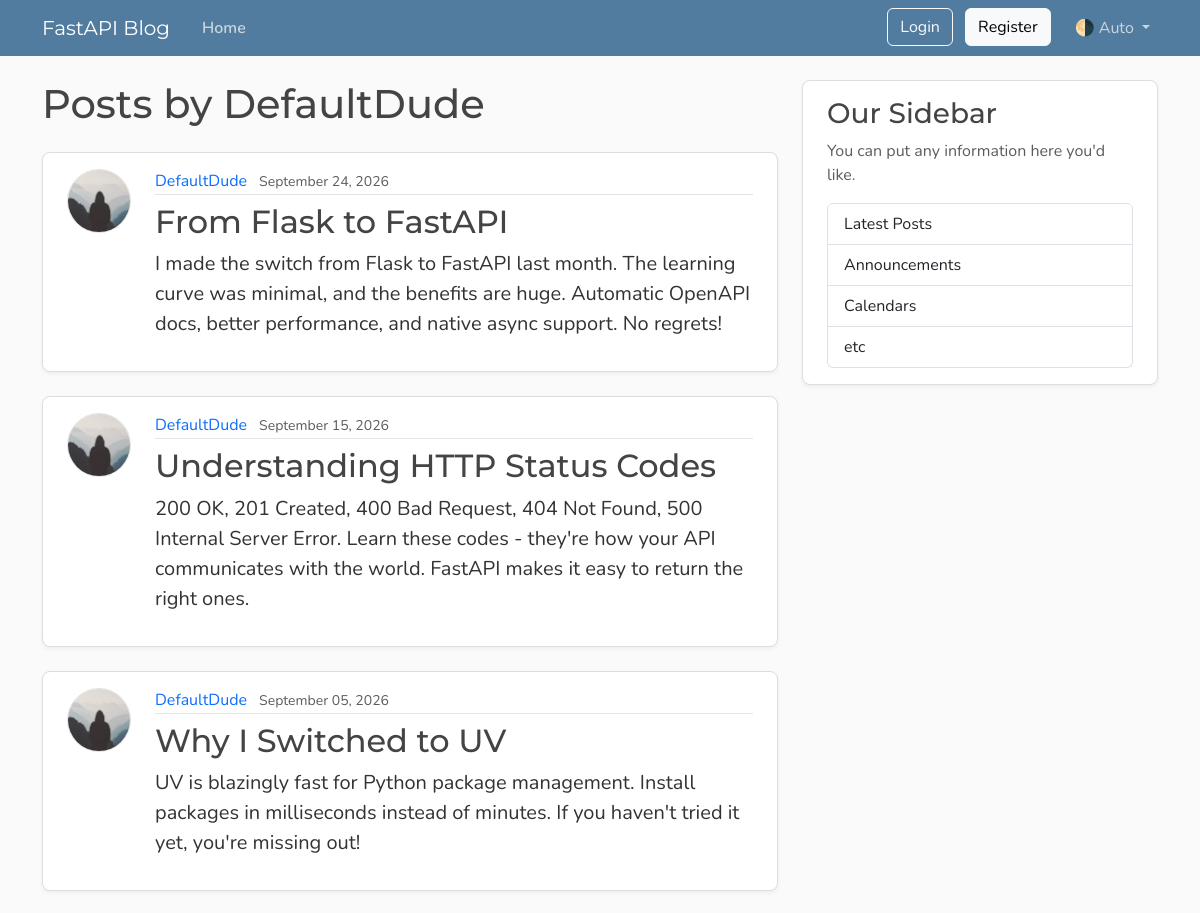
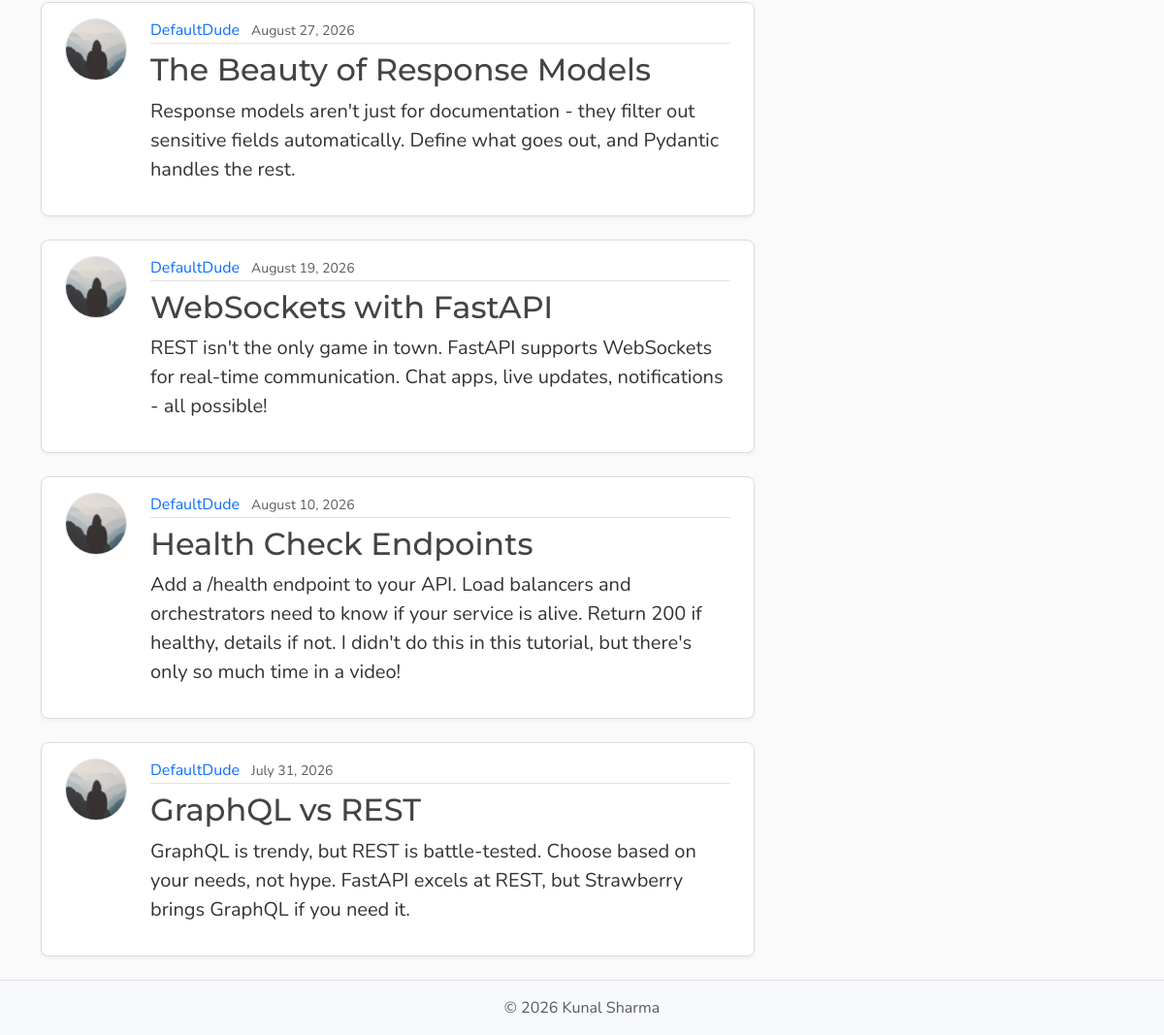
Screenshot of /users/2/posts with the database file from the repository (2 pictures, top to bottom).
### model.py (models this page shows, shortened)
class User(Base):
    __tablename__ = "users"
    id : Mapped[int] = mapped_column(Integer , primary_key=True , index=True)
    username : Mapped[str] = mapped_column(String(50) , unique=True ,nullable=False)
    email : Mapped[str] = mapped_column(String , unique=True , nullable=False)
    password_hash: Mapped[str] = mapped_column(String(200), nullable=False)
    image_file: Mapped[str | None]= mapped_column(
        String(200),
        nullable=True,
        default=None,
    )
    posts:Mapped[list[Post]] =  relationship(
                                back_populates="author",
                                cascade="all ,delete-orphan"
                                )
    reset_tokens: Mapped[list[PasswordResetToken]] = relationship(
    back_populates="user",
    cascade="all, delete-orphan",)

class Post(Base):
    __tablename__ = "posts"
    id: Mapped[int] = mapped_column(Integer, primary_key=True , index = True)
    title : Mapped[str] = mapped_column(String , nullable=False)
    content: Mapped[str] = mapped_column(TEXT , nullable=False)
    user_id: Mapped[int] = mapped_column(
        ForeignKey("users.id"),
        index=True,
        nullable=False )
    date_posted : Mapped[datetime] = mapped_column(
    DATETIME(timezone = True),
    default= lambda :datetime.now(UTC),
    )
    author : Mapped[User] = relationship(back_populates="posts")

### main.py (the view)
@app.get("/users/{user_id}/posts", name="user_posts")
async def user_post_page(request: Request, user_id: int, db: Annotated[AsyncSession, Depends(get_db)]):
    result = await db.execute(select(model.User).where(model.User.id == user_id))
    user = result.scalars().first()
    if not user:
        raise HTTPException(
            status_code=status.HTTP_404_NOT_FOUND,
            detail="User not found",
        )
    count_result = await db.execute(
        select(func.count())
        .select_from(model.Post)
        .where(model.Post.user_id == user_id)
    )
    total = count_result.scalar() or 0
    result = await db.execute(
        select(model.Post)
        .options(selectinload(model.Post.author))
        .where(model.Post.user_id == user_id)
        .order_by(model.Post.date_posted.desc())
        .limit(settings.posts_per_page)
    )
    posts = result.scalars().all()
    has_more = len(posts) < total
    return templates.TemplateResponse(
        request,
        "user_post.html",
        {
            "posts": posts,
            "user": user,
            "title": f"{user.username}'s posts",
            "limit": settings.posts_per_page,
            "has_more": has_more,
        },
    )

### templates/user_post.html (shortened to what this page needs)
{% extends "layout.html" %}
{% block content %}
    <h1 class="mb-4">Posts by {{ user.username }}</h1>
    <div id="postsContainer">
        {% for post in posts %}
            <article class="content-section py-3 px-4 mb-4">
                <div class="d-flex align-items-start gap-4">
                    <img class="rounded-circle article-img flex-shrink-0"
                         src="{{ post.author.image_path }}"
                         alt="{{ post.author.username }}'s profile picture"
                         width="64"
                         height="64"
                         loading="lazy">
                    <div class="flex-grow-1">
                        <div class="article-metadata mb-2">
                            <a class="me-2"
                               href="{{ url_for('user_posts', user_id=post.author.id) }}">{{ post.author.username }}</a>
                            <small class="text-body-secondary">{{ post.date_posted.strftime("%B %d, %Y") }}</small>
                        </div>
                        <h2>
                            <a class="article-title"
                               href="{{ url_for('post_page', post_id=post.id) }}">{{ post.title }}</a>
                        </h2>
                        <p class="article-content">{{ post.content }}</p>
                    </div>
                </div>
            </article>
        {% else %}
            <p class="text-body-secondary">No posts by this user yet.</p>
        {% endfor %}
    </div>
{% endblock content %}

### static/css/main.css (style rules this page uses)
:root { --font-heading: "Montserrat", system-ui, -apple-system, BlinkMacSystemFont, sans-serif; --font-body: "Nunito", system-ui, -apple-system, BlinkMacSystemFont, sans-serif; --color-bg-body: #fafafa; --color-bg-content: #ffffff; --color-text-primary: #333333; --color-text-heading: #444444; --color-steel: #527c9f; --color-nav-link: #cbd5db; --color-nav-link-hover: #ffffff; --color-link-hover: #428bca; --color-border: #dddddd; --color-border-light: #e3e3e3; --spacing-xl: 5rem; --article-img-size: 4rem; --account-img-size: 7.813rem; }
body { font-family: var(--font-body); background: var(--color-bg-body); color: var(--color-text-primary); }
h1, h2, h3, h4, h5, h6 { font-family: var(--font-heading); color: var(--color-text-heading); }
a { text-decoration: none; }
.content-section { background: var(--color-bg-content); border: 1px solid var(--color-border); border-radius: 0.5rem; box-shadow: 0 2px 4px rgba(15, 23, 42, 0.05); transition: box-shadow 0.15s ease, transform 0.15s ease, border-color 0.15s ease; }
.article-title { color: var(--color-text-heading); transition: color 0.2s ease-in-out; }
.article-content { white-space: pre-line; font-size: 1.25rem; }
.article-img { height: var(--article-img-size); width: var(--article-img-size); flex-shrink: 0; object-fit: cover; border: 1px solid var(--color-border-light); box-shadow: 0 0 0 2px var(--color-bg-content); }
.article-metadata { padding-bottom: 0.063rem; border-bottom: 1px solid var(--color-border-light); }
.article-metadata a { transition: color 0.2s ease-in-out; }

### rows the page displays
User: username "DefaultDude"
Post: author.username "DefaultDude", date_posted "September 24, 2026", title "From Flask to FastAPI", content "I made the switch from Flask to FastAPI last month. The learning curve was minimal, and the benefits are huge. Automatic OpenAPI docs, better performance, and native async support. No regrets!"
Post: author.username "DefaultDude", date_posted "September 15, 2026", title "Understanding HTTP Status Codes", content "200 OK, 201 Created, 400 Bad Request, 404 Not Found, 500 Internal Server Error. Learn these codes - they're how your API communicates with the world. FastAPI makes it easy to return the right ones."
Post: author.username "DefaultDude", date_posted "September 05, 2026", title "Why I Switched to UV", content "UV is blazingly fast for Python package management. Install packages in milliseconds instead of minutes. If you haven't tried it yet, you're missing out!"
Post: author.username "DefaultDude", date_posted "August 27, 2026", title "The Beauty of Response Models", content "Response models aren't just for documentation - they filter out sensitive fields automatically. Define what goes out, and Pydantic handles the rest."
Post: author.username "DefaultDude", date_posted "August 19, 2026", title "WebSockets with FastAPI", content "REST isn't the only game in town. FastAPI supports WebSockets for real-time communication. Chat apps, live updates, notifications - all possible!"
Post: author.username "DefaultDude", date_posted "August 10, 2026", title "Health Check Endpoints", content "Add a /health endpoint to your API. Load balancers and orchestrators need to know if your service is alive. Return 200 if healthy, details if not. I didn't do this in this tutorial, but there's only so much time in a video!"
Post: author.username "DefaultDude", date_posted "July 31, 2026", title "GraphQL vs REST", content "GraphQL is trendy, but REST is battle-tested. Choose based on your needs, not hype. FastAPI excels at REST, but Strawberry brings GraphQL if you need it."
